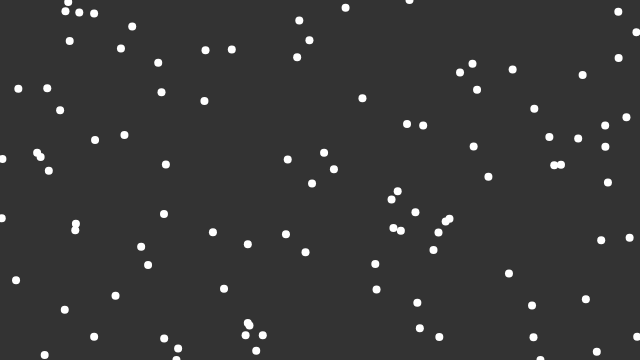
Frame 1 (no input)
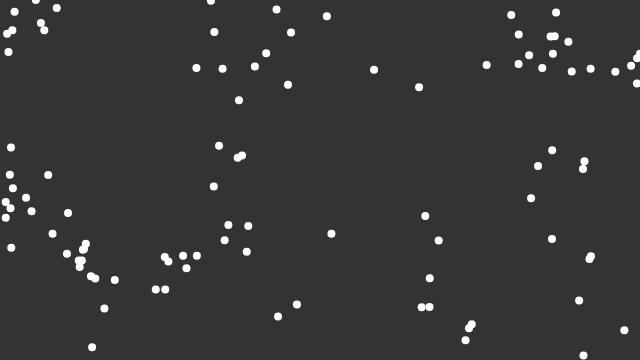
Frame 60 (no input)
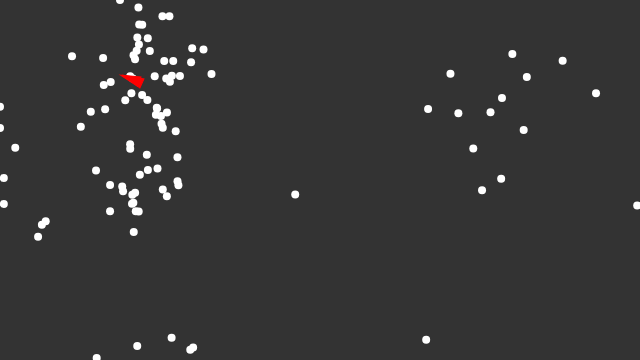
Frame 120 (the mouse pressed at the canvas centre since frame 60)

The p5.js sketch that drew these frames (run headless with seeded random() and noise() and a simulated clock; from frame 60 on, the mouse is pressed at the canvas centre):

// p5.js sketch
// ── sketch.js
// Define the Boid class
class Boid {
  constructor() {
    this.position = createVector(random(width), random(height));
    this.velocity = p5.Vector.random2D();
    this.velocity.setMag(random(2, 4));
    this.acceleration = createVector();
    this.maxForce = 0.2;
    this.maxSpeed = 4;
  }

  edges() {
    if (this.position.x > width) {
      this.position.x = 0;
    } else if (this.position.x < 0) {
      this.position.x = width;
    }
    if (this.position.y > height) {
      this.position.y = 0;
    } else if (this.position.y < 0) {
      this.position.y = height;
    }
  }

  align(boids) {
    let perceptionRadius = 50;
    let steering = createVector();
    let total = 0;
    for (let other of boids) {
      let d = dist(
        this.position.x,
        this.position.y,
        other.position.x,
        other.position.y
      );
      if (other != this && d < perceptionRadius) {
        steering.add(other.velocity);
        total++;
      }
    }
    if (total > 0) {
      steering.div(total);
      steering.setMag(this.maxSpeed);
      steering.sub(this.velocity);
      steering.limit(this.maxForce);
    }
    return steering;
  }

  update() {
    this.position.add(this.velocity);
    this.velocity.add(this.acceleration);
    this.velocity.limit(this.maxSpeed);
    this.acceleration.mult(0);
  }

  show() {
    strokeWeight(8);
    stroke(255);
    point(this.position.x, this.position.y);
  }

  flock(boids) {
    let alignment = this.align(boids);
    this.acceleration.add(alignment);
  }
}

//Define Predator class
class Predator {
  constructor(x, y) {
    this.position = createVector(x || random(width), y || random(height));
    this.velocity = p5.Vector.random2D();
    this.velocity.setMag(random(2, 4));
    this.acceleration = createVector();
    this.maxSpeed = 6;
    this.maxForce = 0.5;
    this.lastMealTime = millis();

    this.eatenRecently = false; 
    this.seekingMate = false;
  }

  update() {
    this.velocity.add(this.acceleration);
    this.velocity.limit(this.maxSpeed);
    this.position.add(this.velocity);
    this.acceleration.mult(0);
  }

  applyForce(force) {
    this.acceleration.add(force);
  }

  show() {
    let theta = this.velocity.heading() + radians(90); 
    fill(255, 0, 0); 
    stroke(255, 0, 0); 
    strokeWeight(1);
    push(); 
    translate(this.position.x, this.position.y); 
    rotate(theta); 
    beginShape();
    vertex(0, -10); 
    vertex(-5, 10); 
    vertex(5, 10); 
    endShape(CLOSE); 
    pop(); 
  }

  seek(target) {
    let desired = p5.Vector.sub(target.position, this.position);
    desired.setMag(this.maxSpeed);
    let steer = p5.Vector.sub(desired, this.velocity);
    steer.limit(this.maxForce);
    return steer;
  }

  eat(flock) {
    for (let i = flock.boids.length - 1; i >= 0; i--) {
      let boid = flock.boids[i];
      let d = this.position.dist(boid.position);
      if (d < 10) { // If close enough to eat
        flock.boids.splice(i, 1); // Remove the boid from the flock
        this.eatenRecently = true;
        this.seekingMate = true; // After eating, the predator seeks a mate
        return true;
      }
    }
    return false; // No boid was eaten
  }

  seekMate(predators) {
    if (this.seekingMate) {
      let closest = null;
      let closestD = Infinity;
      for (let predator of predators) {
        if (predator !== this && predator.eatenRecently) {
          let d = this.position.dist(predator.position);
          if (d < closestD) {
            closest = predator;
            closestD = d;
          }
        }
      }
      if (closest) {
        return this.seek(closest);
      }
    }
    return createVector(0, 0); 
  }

  hunt(flock) {
    if (flock.boids.length > 0) {
      let target = random(flock.boids); // Randomly selects one of the boids to chase
      let steeringForce = this.seek(target);
      this.acceleration.add(steeringForce);
    }
  }

  edges() {
    if (this.position.x > width) {
      this.position.x = 0;
    } else if (this.position.x < 0) {
      this.position.x = width;
    }
    if (this.position.y > height) {
      this.position.y = 0;
    } else if (this.position.y < 0) {
      this.position.y = height;
    }
  }

}

// Define the Flock class
class Flock {
  constructor() {
    this.boids = [];
  }

  addBoid(boid) {
    this.boids.push(boid);
  }

  run() {
    for (let boid of this.boids) {
      boid.flock(this.boids);
      boid.update();
      boid.edges();
      boid.show();
    }
  }
}

let flock;
let predators = [];

function setup() {
  createCanvas(640, 360);
  flock = new Flock();
  for (let i = 0; i < 100; i++) {
    let boid = new Boid();
    flock.addBoid(boid);
  }
}

function draw() {
  background(51);
  flock.run();

  for (let i = 0; i < predators.length; i++) {
    let predator = predators[i];
    predator.update();
    predator.edges();

    if (predator.eatenRecently) {
      let force = predator.seekMate(predators); // Seek a mate
      predator.applyForce(force);
    } else {
      predator.hunt(flock); // Hunt if not seeking a mate
    }

    let eaten = predator.eat(flock);
    if (eaten) {
      setTimeout(() => predator.eatenRecently = false, 5000); // Resets eating behavior after 5 seconds
    }

    // Check for predator mating
    for (let j = i + 1; j < predators.length; j++) {
      let otherPredator = predators[j];
      if (predator.position.dist(otherPredator.position) < 10 && predator.eatenRecently && otherPredator.eatenRecently) {
        predators.push(new Predator((predator.position.x + otherPredator.position.x) / 2, (predator.position.y + otherPredator.position.y) / 2)); // Spawn a new predator at their meeting point
        predator.eatenRecently = false; // Reset their states
        otherPredator.eatenRecently = false;
      }
    }

    predator.show();
  }

  for (let i = predators.length - 1; i >= 0; i--) {
    let predator = predators[i];
    predator.hunt(flock); // Predator hunts a boid
    let eaten = predator.eat(flock);
  }

  for (let i = predators.length - 1; i >= 0; i--) {
    let predator = predators[i];
    let eaten = predator.eat(flock); // Check if the predator eats a boid
    if (eaten) {
      predator.lastMealTime = millis(); // Reset the timer on a successful eat
    }
    else if (millis() - predator.lastMealTime > 15000) { // 15 seconds without eating
      // Predator "dies" 
      predators.splice(i, 1);

      // Replace the predator with three new boids at its position
      for (let n = 0; n < 3; n++) {
        flock.addBoid(new Boid(predator.position.x, predator.position.y));
      }
      continue; 
    }
    predator.update();
    predator.edges();
    predator.show();
  }
}

// Add mousePressed function to add new predactor
function mousePressed() {
  predators.push(new Predator(mouseX,mouseY));
}
